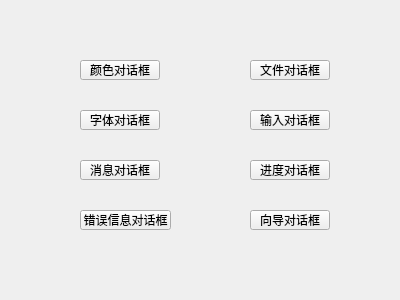
<?xml version="1.0" encoding="UTF-8"?>
<ui version="4.0">
 <class>MyWidget</class>
 <widget class="QWidget" name="MyWidget">
  <property name="geometry">
   <rect>
    <x>0</x>
    <y>0</y>
    <width>400</width>
    <height>300</height>
   </rect>
  </property>
  <property name="windowTitle">
   <string>MyWidget</string>
  </property>
  <widget class="QPushButton" name="pushButton">
   <property name="geometry">
    <rect>
     <x>80</x>
     <y>60</y>
     <width>80</width>
     <height>20</height>
    </rect>
   </property>
   <property name="text">
    <string>颜色对话框</string>
   </property>
  </widget>
  <widget class="QPushButton" name="pushButton_2">
   <property name="geometry">
    <rect>
     <x>250</x>
     <y>60</y>
     <width>80</width>
     <height>20</height>
    </rect>
   </property>
   <property name="text">
    <string>文件对话框</string>
   </property>
  </widget>
  <widget class="QPushButton" name="pushButton_3">
   <property name="geometry">
    <rect>
     <x>80</x>
     <y>110</y>
     <width>80</width>
     <height>20</height>
    </rect>
   </property>
   <property name="text">
    <string>字体对话框</string>
   </property>
  </widget>
  <widget class="QPushButton" name="pushButton_4">
   <property name="geometry">
    <rect>
     <x>250</x>
     <y>110</y>
     <width>80</width>
     <height>20</height>
    </rect>
   </property>
   <property name="text">
    <string>输入对话框</string>
   </property>
  </widget>
  <widget class="QPushButton" name="pushButton_5">
   <property name="geometry">
    <rect>
     <x>80</x>
     <y>160</y>
     <width>80</width>
     <height>20</height>
    </rect>
   </property>
   <property name="text">
    <string>消息对话框</string>
   </property>
  </widget>
  <widget class="QPushButton" name="pushButton_6">
   <property name="geometry">
    <rect>
     <x>250</x>
     <y>160</y>
     <width>80</width>
     <height>20</height>
    </rect>
   </property>
   <property name="text">
    <string>进度对话框</string>
   </property>
  </widget>
  <widget class="QPushButton" name="pushButton_7">
   <property name="geometry">
    <rect>
     <x>80</x>
     <y>210</y>
     <width>91</width>
     <height>20</height>
    </rect>
   </property>
   <property name="text">
    <string>错误信息对话框</string>
   </property>
  </widget>
  <widget class="QPushButton" name="pushButton_8">
   <property name="geometry">
    <rect>
     <x>250</x>
     <y>210</y>
     <width>80</width>
     <height>20</height>
    </rect>
   </property>
   <property name="text">
    <string>向导对话框</string>
   </property>
  </widget>
 </widget>
 <layoutdefault spacing="6" margin="11"/>
 <resources/>
 <connections/>
</ui>
